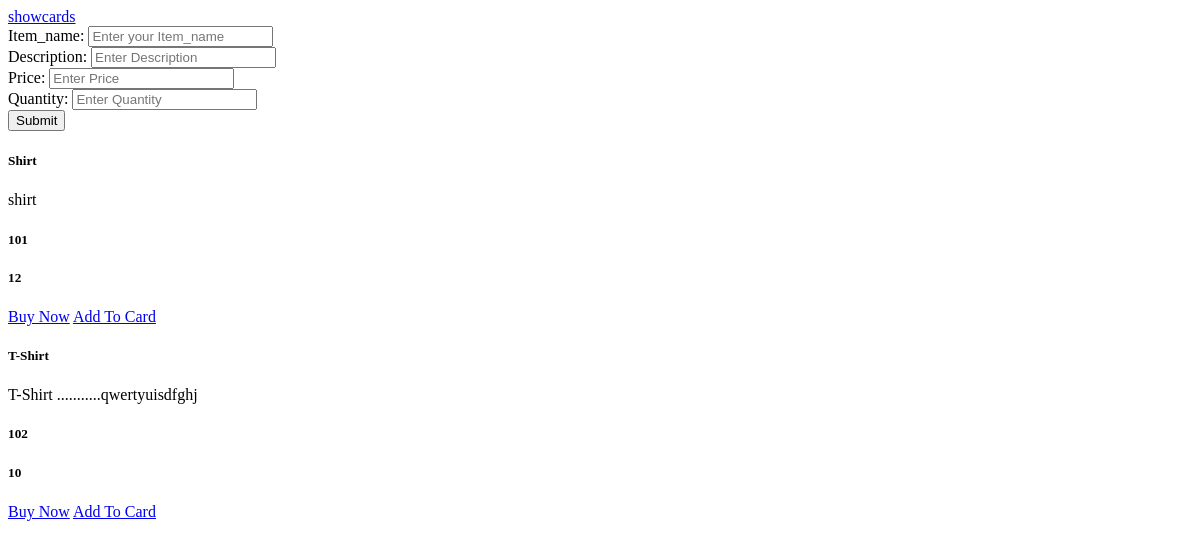
The app's page /, older data.
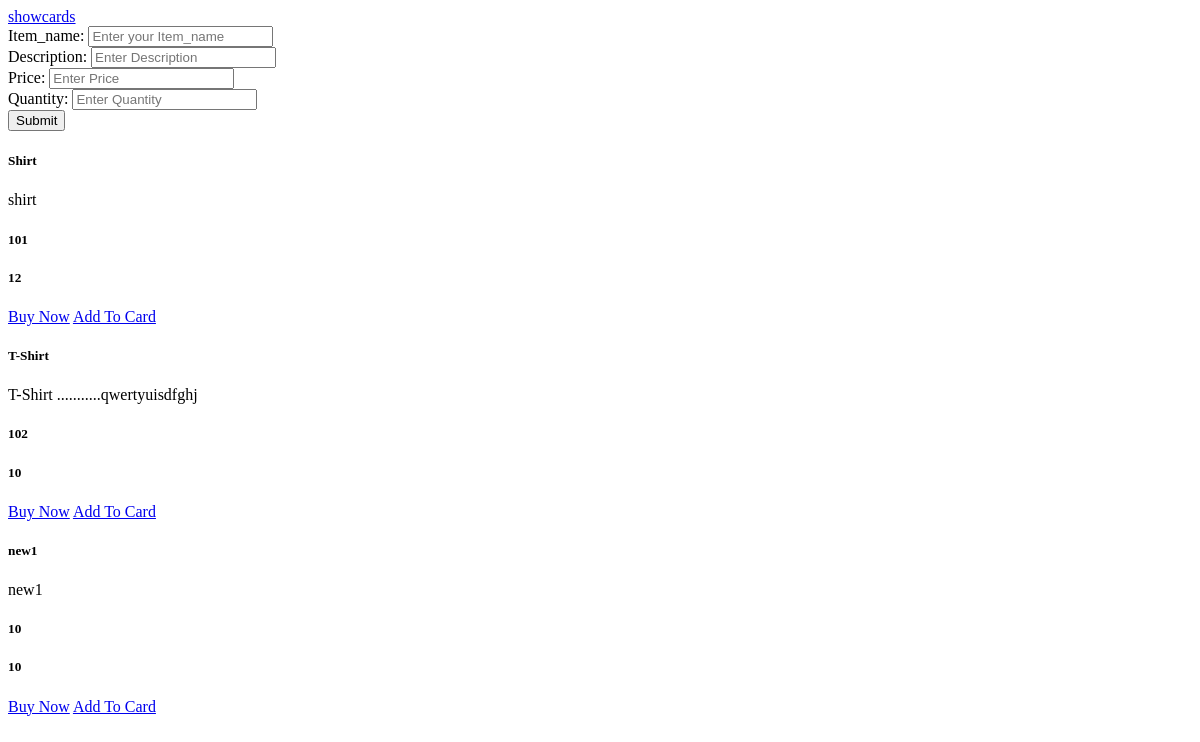
The same page, newer data.
### app/models.py (models this page shows)
class Item(models.Model):
    item_name=models.CharField(max_length=30)
    item_des=models.CharField(max_length=20)
    item_price=models.IntegerField()
    item_quantity=models.IntegerField()

### app/views.py (the view)
# urls.py: 2. Add a URL to urlpatterns:  path('', views.home, name='home')
def home(request):
    all_items = Item.objects.all()
    return render(request,'home.html',{'data':all_items})

### app/templates/home.html (shortened to what this page needs)
{% if cart %}
    {% for i in cart %}
      <div class="card" style="width: 18rem;">
        <div class="card-body">
          <h5 class="card-title">{{i.item_name}}</h5>
          <p class="card-text">{{i.item_des}}</p>
        </div>
        <h5 class="card-title">{{i.item_price}}</h5>
        <h5 class="card-title">{{i.item_quantity}}</h5>
        <div class="card-body">
          <a href="#" class="card-link">Buy Now</a>
          <a href="{% url 'delete' pk=i.id %}" class="card-link">Delete</a>
        </div>
      </div>
      {% endfor %}
      <h1>Total amount: {{total_amt}}</h1>
      <a href="#" class="card-link">Buy Now</a>
{% else %}
<a href="{% url 'showcards' %}">showcards</a>
      <form action="{% url 'home1' %}" method="post" enctype="multipart/form-data">
        <label for="Item_name">Item_name:</label>
        <input type="text" name="Item_name" placeholder="Enter your Item_name">
        <br>
        <label for="Description">Description:</label>
        <input type="text" name="Description" placeholder="Enter Description">
        <br>
        <label for="Price">Price:</label>
        <input type="number" name="Price" placeholder="Enter Price">
        <br>
        <label for="Quantity">Quantity:</label>
        <input type="number" name="Quantity" placeholder="Enter Quantity">
        <br>
        <input type="submit" value="Submit">
      </form>
      {% if data %}
      {% for i in data %}
      <div class="card" style="width: 18rem;">
        <div class="card-body">
          <h5 class="card-title">{{i.item_name}}</h5>
          <p class="card-text">{{i.item_des}}</p>
        </div>
        <h5 class="card-title">{{i.item_price}}</h5>
        <h5 class="card-title">{{i.item_quantity}}</h5>
        <div class="card-body">
          <a href="#" class="card-link">Buy Now</a>
          <a href="{% url 'addcard' pk=i.id %}" class="card-link">Add To Card</a>
        </div>
      </div>
      {% endfor %}
      {% endif %}
{% endif %}

Row changes from the older to the newer data that the page shows:
added Item: item_name "new1", item_des "new1", item_price "10", item_quantity "10"
